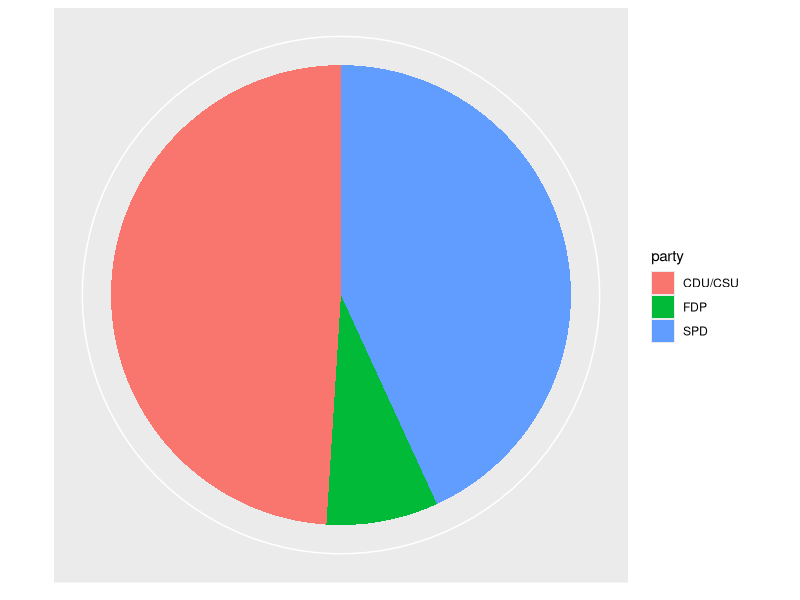
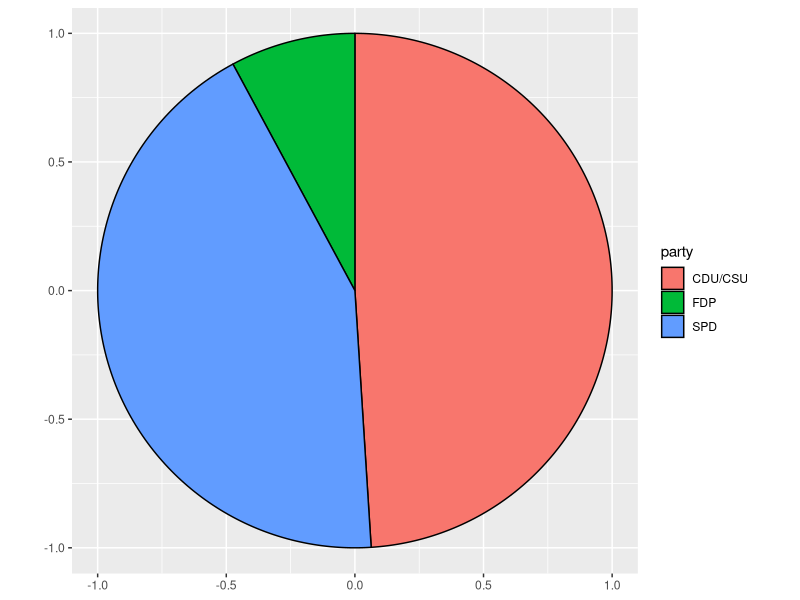
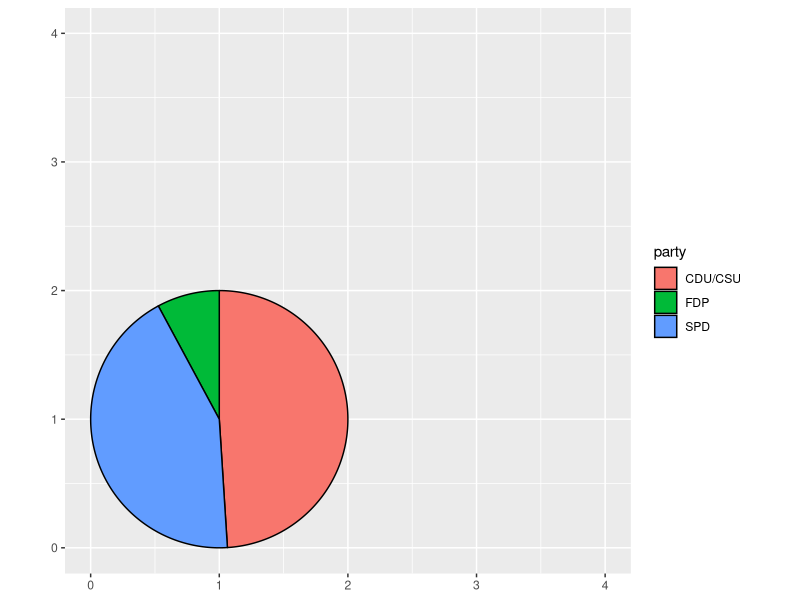
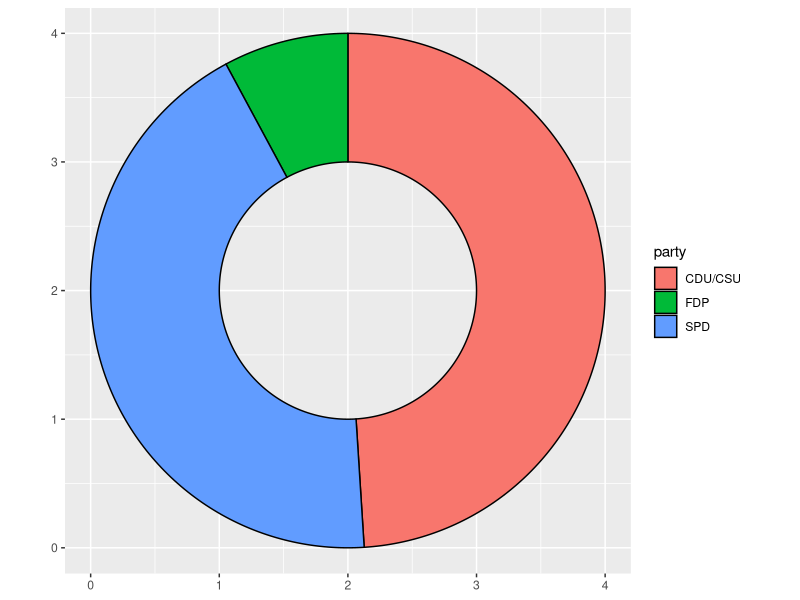
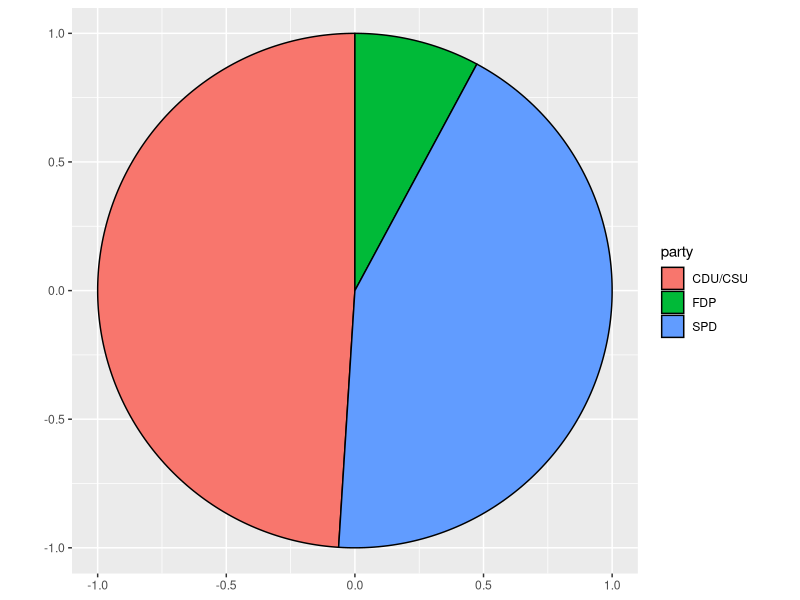

These charts were generated, in order, by the following R code:
## ---- chunk 1
library(ggplot2)
library(tidyverse)
library(ggforce)
## ---- chunk 2
bundestag <- tibble(
  party = c("CDU/CSU", "SPD", "FDP"),
  seats = c(243, 214, 39)
)
## ---- chunk 3
bundestag %>% 
    ggplot(aes(seats, "YY", fill = party)) +
    geom_col() +
    coord_polar() +
    scale_x_continuous(
        name = NULL, breaks = NULL
    ) +
    scale_y_discrete(
        name = NULL, breaks = NULL
    )
## ---- chunk 4
bundestag %>% 
    ggplot(
        aes(
            x0 = 0, y0 = 0,  #Definindo centro da pizza 
            r0 = 0, r = 1,   #Tamanho do raio interno e do raio externo
            amount = seats,  #Tamanho dos pedaços da pizza
            fill = party
        )
    ) +
    geom_arc_bar(stat = "pie") +
    coord_fixed()
## ---- chunk 5
bundestag %>% 
    ggplot(
        aes(
            x0 = 1, y0 = 1,
            r0 = 0, r = 1,
            amount = seats,
            fill = party
        )
    ) +
    geom_arc_bar(stat = "pie") +
    coord_fixed(
        xlim = c(0, 4), ylim = c(0,4)
    )
## ---- chunk 6
bundestag %>% 
    ggplot(
        aes(
            x0 = 2, y0 = 2,
            r0 = 1, r = 2,
            amount = seats,
            fill = party
        )
    ) +
    geom_arc_bar(stat = "pie") +
    coord_fixed(
        xlim = c(0, 4), ylim = c(0,4)
    )
## ---- chunk 7
pie_data <- bundestag %>%
  arrange(seats) %>% # sort so pie slices end up sorted
  mutate(
    end_angle = 2*pi*cumsum(seats)/sum(seats),   # ending angle for each pie slice
    start_angle = lag(end_angle, default = 0),   # starting angle for each pie slice
    mid_angle = 0.5*(start_angle + end_angle),   # middle of each pie slice, for text labels
    # horizontal and vertical justifications for outer labels
    hjust = ifelse(mid_angle > pi, 1, 0),
    vjust = ifelse(mid_angle < pi/2 | mid_angle > 3*pi/2, 0, 1)
  )
## ---- chunk 8
ggplot(pie_data) +
  aes(
    x0 = 0, y0 = 0, r0 = 0, r = 1,
    start = start_angle, end = end_angle,
    fill = party
  ) +
  geom_arc_bar() +
  coord_fixed()
